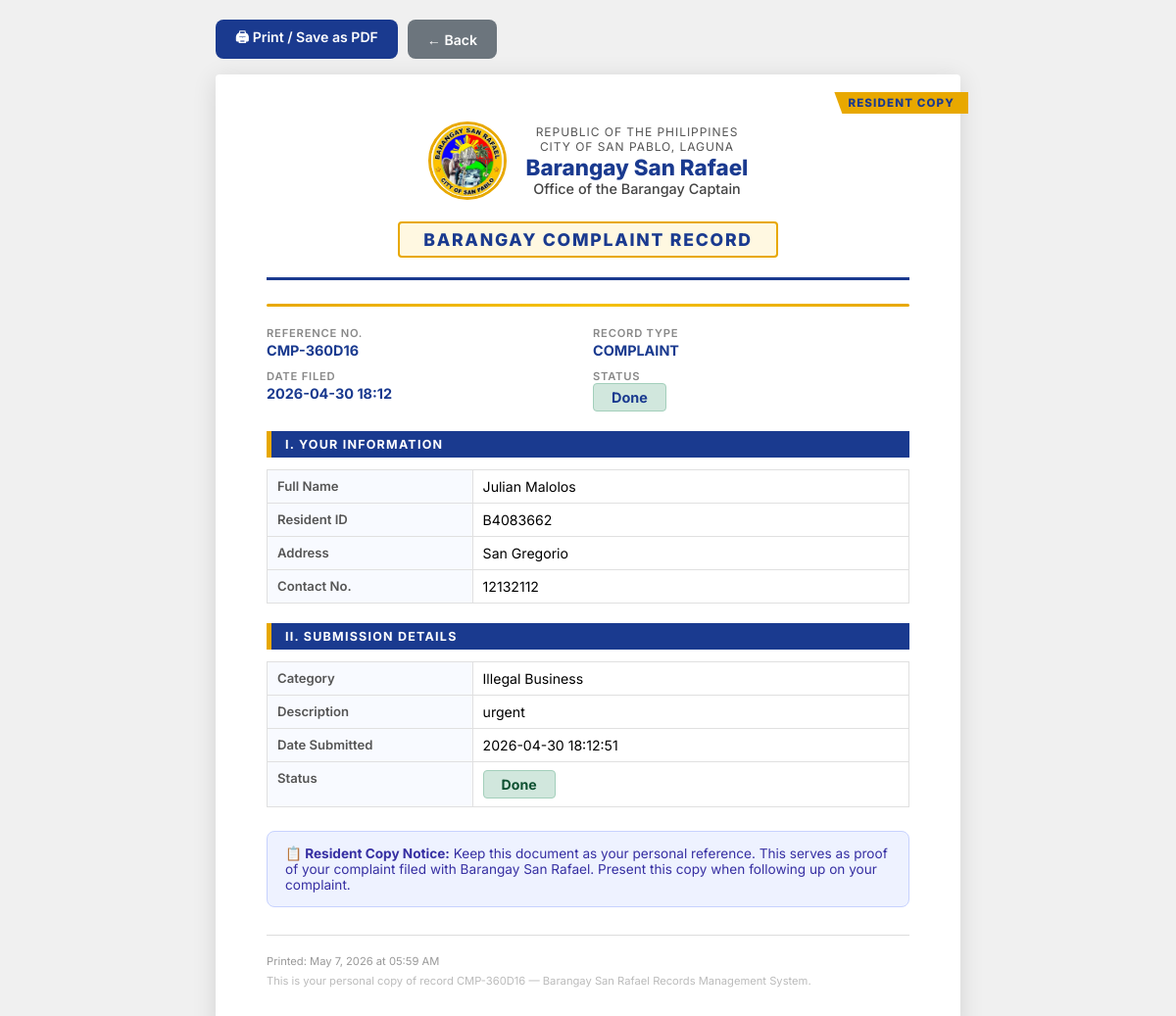
/resident/view_copy.php?id=CMP-360D16 (signed in), run on the app's committed database.
### tables this page shows
CREATE TABLE `records` (
  `record_id` varchar(20) NOT NULL,
  `record_type` enum('request','complaint') NOT NULL,
  `resident_id` varchar(10) NOT NULL,
  `category` varchar(100) NOT NULL,
  `details` text DEFAULT NULL,
  `status` enum('Pending','Approved','Done') DEFAULT 'Pending',
  `date_submitted` datetime DEFAULT current_timestamp(),
  `is_deleted` tinyint(1) DEFAULT 0,
  `deleted_at` datetime DEFAULT NULL,
  `deleted_by` varchar(100) DEFAULT NULL,
  `delete_reason` varchar(255) DEFAULT NULL,
  PRIMARY KEY (`record_id`),
  KEY `resident_id` (`resident_id`),
  CONSTRAINT `records_ibfk_1` FOREIGN KEY (`resident_id`) REFERENCES `residents` (`resident_id`)
);

CREATE TABLE `residents` (
  `resident_id` varchar(10) NOT NULL,
  `name` varchar(100) NOT NULL,
  `address` varchar(200) NOT NULL,
  `contact` varchar(20) NOT NULL,
  PRIMARY KEY (`resident_id`)
);

### includes/config.php (called while the page is built, shortened)
<?php
function db(): mysqli {
    static $c=null;
    if (!$c) {
        $c=new mysqli(DB_HOST,DB_USER,DB_PASS,DB_NAME);
        $c->set_charset('utf8mb4');
    }
    return $c;
}
function db_fetch_all(string $sql,array $p=[]): array {
    $s=db()->prepare($sql);
    if ($p) $s->bind_param(str_repeat('s',count($p)),...$p);
    $s->execute(); $r=$s->get_result(); $rows=[];
    while ($row=$r->fetch_assoc()) $rows[]=$row;
    return $rows;
}
function db_fetch_one(string $sql,array $p=[]): ?array { $r=db_fetch_all($sql,$p); return $r[0]??null; }
function is_resident(): bool { return session_name()==='BRGY_RESIDENT' && isset($_SESSION['resident_account_id']); }
function current_resident(): ?array { if (!is_resident()) return null; return db_fetch_one('SELECT * FROM resident_accounts WHERE id=?',[$_SESSION['resident_account_id']]); }
function e(string $s): string { return htmlspecialchars($s,ENT_QUOTES,'UTF-8'); }

### resident/view_copy.php (the view, shortened to what this page needs)
<?php
require_once __DIR__ . '/../includes/config.php';
$acc = current_resident();
$record_id = trim($_GET['id'] ?? '');
$record = db_fetch_one('
    SELECT r.*, res.name, res.address, res.contact, res.resident_id as res_id
    FROM records r
    JOIN residents res ON r.resident_id = res.resident_id
    WHERE r.record_id = ? AND r.resident_id = ? AND (r.is_deleted IS NULL OR r.is_deleted = 0)
', [$record_id, $acc['resident_id']]);
$doc_number = strtoupper($record['record_id']);
$type_label = strtoupper($record['record_type']);
$print_date = date('F j, Y');
$print_time = date('h:i A');
?>
<!DOCTYPE html>
<html lang="en">
<head>
</head>
<body>
<div class="print-controls">
  <button class="btn-print-ctrl btn-blue" onclick="window.print()">🖨 Print / Save as PDF</button>
  <button class="btn-print-ctrl btn-back" onclick="history.back()">← Back</button>
</div>
<div class="document-page">
  <div class="copy-ribbon">Resident Copy</div>
  <div class="doc-header">
    <div class="logo-row">
      <img src="/BarangayProject/Logo.jpg" alt="Barangay Logo" class="doc-logo">
      <div class="header-text">
        <div class="republic-line">Republic of the Philippines</div>
        <div class="republic-line">City of San Pablo, Laguna</div>
        <div class="barangay-name">Barangay San Rafael</div>
        <div class="city-line">Office of the Barangay Captain</div>
      </div>
    </div>
    <div class="doc-title">
      <?= $type_label === 'REQUEST' ? 'Barangay Service Request' : 'Barangay Complaint Record' ?>
    </div>
  </div>
  <div class="gold-line"></div>
  <div class="doc-info-box">
    <div class="doc-info-item">
      <label>Reference No.</label>
      <span><?= e($doc_number) ?></span>
    </div>
    <div class="doc-info-item">
      <label>Record Type</label>
      <span><?= e($type_label) ?></span>
    </div>
    <div class="doc-info-item">
      <label>Date Filed</label>
      <span><?= e(substr($record['date_submitted'],0,16)) ?></span>
    </div>
    <div class="doc-info-item">
      <label>Status</label>
      <span class="status-box status-<?= e($record['status']) ?>"><?= e($record['status']) ?></span>
    </div>
  </div>
  <div class="section-header">I. Your Information</div>
  <table class="detail-table">
    <tr><td>Full Name</td><td><?= e($record['name']) ?></td></tr>
    <tr><td>Resident ID</td><td><?= e($record['res_id'] ?? $record['resident_id']) ?></td></tr>
    <tr><td>Address</td><td><?= e($record['address']) ?></td></tr>
    <tr><td>Contact No.</td><td><?= e($record['contact']) ?></td></tr>
  </table>
  <div class="section-header">II. Submission Details</div>
  <table class="detail-table">
    <tr><td>Category</td><td><?= e($record['category']) ?></td></tr>
    <tr><td>Description</td><td style="white-space:pre-wrap;"><?= e($record['details'] ?? 'No additional details.') ?></td></tr>
    <tr><td>Date Submitted</td><td><?= e($record['date_submitted']) ?></td></tr>
    <tr><td>Status</td><td><span class="status-box status-<?= e($record['status']) ?>"><?= e($record['status']) ?></span></td></tr>
  </table>
  <div class="resident-note">
    <strong>📋 Resident Copy Notice:</strong> Keep this document as your personal reference.
    This serves as proof of your <?= strtolower($type_label) === 'complaint' ? 'complaint' : 'request' ?> filed with Barangay San Rafael.
    Present this copy when following up on your <?= strtolower($type_label) ?>.
  </div>
  <div class="doc-footer">
    <small>Printed: <?= $print_date ?> at <?= $print_time ?></small><br>
    <small style="color:#bbb;">This is your personal copy of record <?= e($doc_number) ?> — Barangay San Rafael Records Management System.</small>
  </div>
</div>
</body>
</html>

### resident/view_copy.php (style rules this page uses)
* { font-family: 'Inter', sans-serif; margin: 0; padding: 0; box-sizing: border-box; }
body { background: #f0f0f0; padding: 20px; }
.print-controls { max-width: 760px; margin: 0 auto 16px; display: flex; gap: 10px; }
.document-page { max-width: 760px; margin: 0 auto; background: #fff; padding: 48px 52px; box-shadow: 0 4px 24px rgba(0,0,0,.12); border-radius: 4px; position: relative; }
.doc-header { text-align: center; border-bottom: 3px solid #1A3A8F; padding-bottom: 20px; margin-bottom: 24px; }
.doc-header .logo-row { display: flex; align-items: center; justify-content: center; gap: 20px; margin-bottom: 12px; }
.doc-header img.doc-logo { width: 80px; height: 80px; border-radius: 50%; border: 3px solid #E8A800; }
.doc-header .republic-line { font-size: .75rem; color: #555; letter-spacing: .08em; text-transform: uppercase; }
.doc-header .barangay-name { font-size: 1.4rem; font-weight: 800; color: #1A3A8F; }
.doc-header .city-line { font-size: .9rem; color: #444; font-weight: 500; }
.doc-title { font-size: 1.1rem; font-weight: 800; letter-spacing: .1em; text-transform: uppercase; color: #1A3A8F; margin-top: 10px; display: inline-block; background: #FFF8E1; border: 2px solid #E8A800; padding: 6px 24px; border-radius: 4px; }
.gold-line { height: 3px; background: linear-gradient(90deg, #E8A800, #F5C100, #E8A800); border-radius: 2px; margin: 20px 0; }
.doc-info-box { display: grid; grid-template-columns: 1fr 1fr; gap: 10px; margin-bottom: 20px; }
.doc-info-item label { font-size: .7rem; text-transform: uppercase; letter-spacing: .07em; color: #888; font-weight: 600; display: block; }
.doc-info-item span { font-size: .9rem; font-weight: 700; color: #1A3A8F; }
.section-header { background: #1A3A8F; color: #fff; padding: 6px 14px; font-size: .78rem; text-transform: uppercase; letter-spacing: .1em; font-weight: 700; margin: 20px 0 12px; border-left: 5px solid #E8A800; }
.detail-table { width: 100%; border-collapse: collapse; }
.detail-table tr td { padding: 8px 10px; border: 1px solid #E0E0E0; font-size: .88rem; vertical-align: top; }
.detail-table tr td:first-child { background: #F8FAFF; font-weight: 600; color: #555; width: 32%; font-size: .82rem; }
.status-box { display: inline-block; padding: 5px 18px; border-radius: 4px; font-weight: 700; font-size: .88rem; }
.status-Done { background: #D1E7DD; color: #0F5132; border: 1px solid #A3CFBB; }
.resident-note { background: #EEF2FF; border: 1px solid #C7D2FE; border-radius: 8px; padding: 14px 18px; margin-top: 24px; font-size: .85rem; color: #3730a3; }
.copy-ribbon { position: absolute; top: 18px; right: -8px; background: #E8A800; color: #1A3A8F; font-weight: 800; font-size: .72rem; letter-spacing: .1em; text-transform: uppercase; padding: 4px 14px; clip-path: polygon(0 0, 100% 0, 100% 100%, 8px 100%); }
.doc-footer { margin-top: 28px; padding-top: 14px; border-top: 1px solid #DDD; }
.doc-footer small { font-size: .7rem; color: #999; }
.btn-print-ctrl { padding: 8px 20px; border-radius: 8px; border: none; cursor: pointer; font-size: .88rem; font-weight: 600; display: inline-flex; align-items: center; gap: 6px; }
.btn-blue { background: #1A3A8F; color: #fff; }
.btn-back { background: #6c757d; color: #fff; }

### data on the page
records: record_id "CMP-360D16", record_type "COMPLAINT", date_submitted "2026-04-30 18:12", status "Done", resident.name "Julian Malolos", resident.resident_id "B4083662", resident.address "San Gregorio", resident.contact "12132112", category "Illegal Business", details "urgent", date_submitted "2026-04-30 18:12:51", record_type "complaint"
